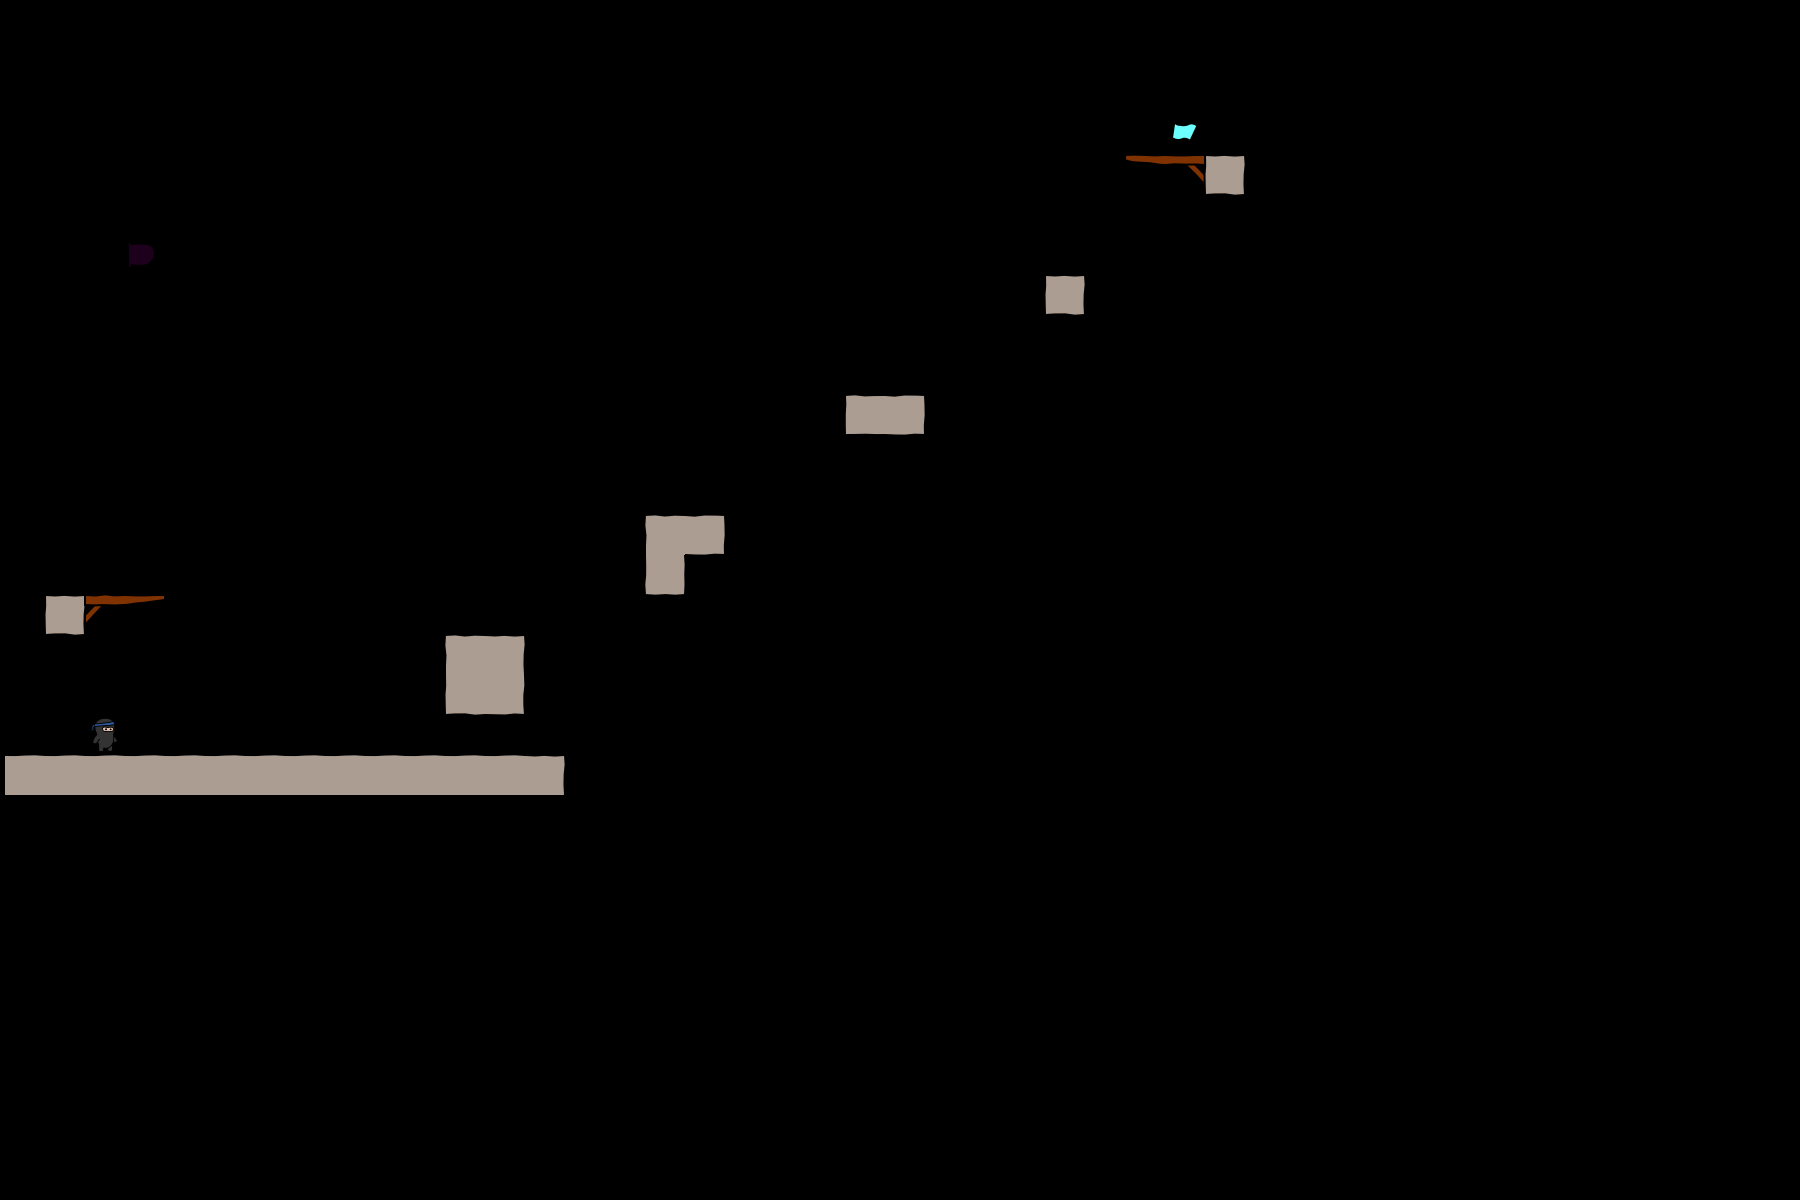

The image is a tile-based game level rendered from a .tmx file. Its description and complete source (layers, tilesets, objects, tile grids) follow:
An orthogonal 45x30 tile map with 40x40 px tiles, 3 tile layers (bg, objects, fg), 2 tilesets.

<map version="1.0" orientation="orthogonal" width="45" height="30" tilewidth="40" tileheight="40">
 <tileset firstgid="1" name="world1" tilewidth="50" tileheight="50">
  <image source="world1.png" width="400" height="400" />
 </tileset>
 <tileset firstgid="65" name="objectpalette" tilewidth="50" tileheight="50">
  <image source="objectpalette.png" width="400" height="400" />
 </tileset>
 <layer name="bg" width="32" height="20">
  <data encoding="csv">  0,0,0,0,0,0,0,0,0,0,0,0,0,0,0,0,0,0,0,0,0,0,0,0,0,0,0,0,0,0,0,0,
  0,0,0,0,0,0,0,0,0,0,0,0,0,0,0,0,0,0,0,0,0,0,0,0,0,0,0,0,0,0,0,0,
  0,0,0,0,0,0,0,0,0,0,0,0,0,0,0,0,0,0,0,0,0,0,0,0,0,0,0,0,0,0,0,0,
  0,0,0,0,0,0,0,0,0,0,0,0,0,0,0,0,0,0,0,0,0,0,0,0,0,0,0,0,0,0,0,0,
  0,0,0,0,0,0,0,0,0,0,0,0,0,0,0,0,0,0,0,0,0,0,0,0,0,0,0,0,14,8,4,0,
  0,0,0,0,0,0,0,0,0,0,0,0,0,0,0,0,0,0,0,0,0,0,0,0,0,0,0,0,0,0,0,0,
  0,0,0,0,0,0,0,0,0,0,0,0,0,0,0,0,0,0,0,0,0,0,0,0,0,0,0,0,0,0,0,0,
  0,0,0,0,0,0,0,0,0,0,0,0,0,0,0,0,0,0,0,0,0,0,0,0,0,0,4,0,0,0,0,0,
  0,0,0,0,0,0,0,0,0,0,0,0,0,0,0,0,0,0,0,0,0,0,0,0,0,0,0,0,0,0,0,0,
  0,0,0,0,0,0,0,0,0,0,0,0,0,0,0,0,0,0,0,0,0,0,0,0,0,0,0,0,0,0,0,0,
  0,0,0,0,0,0,0,0,0,0,0,0,0,0,0,0,0,0,0,0,0,1,3,0,0,0,0,0,0,0,0,0,
  0,0,0,0,0,0,0,0,0,0,0,0,0,0,0,0,0,0,0,0,0,0,0,0,0,0,0,0,0,0,0,0,
  0,0,0,0,0,0,0,0,0,0,0,0,0,0,0,0,0,0,0,0,0,0,0,0,0,0,0,0,0,0,0,0,
  0,0,0,0,0,0,0,0,0,0,0,0,0,0,0,0,9,3,0,0,0,0,0,0,0,0,0,0,0,0,0,0,
  0,0,0,0,0,0,0,0,0,0,0,0,0,0,0,0,28,0,0,0,0,0,0,0,0,0,0,0,0,0,0,0,
  0,4,6,15,0,0,0,0,0,0,0,0,0,0,0,0,0,0,0,0,0,0,0,0,0,0,0,0,0,0,0,0,
  0,0,0,0,0,0,0,0,0,0,0,9,11,0,0,0,0,0,0,0,0,0,0,0,0,0,0,0,0,0,0,0,
  0,0,0,0,0,0,0,0,0,0,0,25,27,0,0,0,0,0,0,0,0,0,0,0,0,0,0,0,0,0,0,0,
  0,0,0,0,0,0,0,0,0,0,0,0,0,0,0,0,0,0,0,0,0,0,0,0,0,0,0,0,0,0,0,0,
  10,10,10,10,10,10,10,10,10,10,10,10,10,11,0,0,0,0,0,0,0,0,0,0,0,0,0,0,0,0,0,0
</data>
 </layer>
 <layer name="objects" width="32" height="20">
  <data encoding="csv">
  0,0,0,0,0,0,0,0,0,0,0,0,0,0,0,0,0,0,0,0,0,0,0,0,0,0,0,0,0,0,0,0,
  0,0,0,0,0,0,0,0,0,0,0,0,0,0,0,0,0,0,0,0,0,0,0,0,0,0,0,0,0,0,0,0,
  0,0,0,0,0,0,0,0,0,0,0,0,0,0,0,0,0,0,0,0,0,0,0,0,0,0,0,0,0,0,0,0,
  0,0,0,0,0,0,0,0,0,0,0,0,0,0,0,0,0,0,0,0,0,0,0,0,0,0,0,0,0,66,0,0,
  0,0,0,0,0,0,0,0,0,0,0,0,0,0,0,0,0,0,0,0,0,0,0,0,0,0,0,0,0,0,0,0,
  0,0,0,0,0,0,0,0,0,0,0,0,0,0,0,0,0,0,0,0,0,0,0,0,0,0,0,0,0,0,0,0,
  0,0,0,77,0,0,0,0,0,0,0,0,0,0,0,0,0,0,0,0,0,0,0,0,0,0,0,0,0,0,0,0,
  0,0,0,0,0,0,0,0,0,0,0,0,0,0,0,0,0,0,0,0,0,0,0,0,0,0,0,0,0,0,0,0,
  0,0,0,0,0,0,0,0,0,0,0,0,0,0,0,0,0,0,0,0,0,0,0,0,0,0,0,0,0,0,0,0,
  0,0,0,0,0,0,0,0,0,0,0,0,0,0,0,0,0,0,0,0,0,0,0,0,0,0,0,0,0,0,0,0,
  0,0,0,0,0,0,0,0,0,0,0,0,0,0,0,0,0,0,0,0,0,0,0,0,0,0,0,0,0,0,0,0,
  0,0,0,0,0,0,0,0,0,0,0,0,0,0,0,0,0,0,0,0,0,0,0,0,0,0,0,0,0,0,0,0,
  0,0,0,0,0,0,0,0,0,0,0,0,0,0,0,0,0,0,0,0,0,0,0,0,0,0,0,0,0,0,0,0,
  0,0,0,0,0,0,0,0,0,0,0,0,0,0,0,0,0,0,0,0,0,0,0,0,0,0,0,0,0,0,0,0,
  0,0,0,0,0,0,0,0,0,0,0,0,0,0,0,0,0,0,0,0,0,0,0,0,0,0,0,0,0,0,0,0,
  0,0,0,0,0,0,0,0,0,0,0,0,0,0,0,0,0,0,0,0,0,0,0,0,0,0,0,0,0,0,0,0,
  0,0,0,0,0,0,0,0,0,0,0,0,0,0,0,0,0,0,0,0,0,0,0,0,0,0,0,0,0,0,0,0,
  0,0,0,0,0,0,0,0,0,0,0,0,0,0,0,0,0,0,0,0,0,0,0,0,0,0,0,0,0,0,0,0,
  0,0,65,0,0,0,0,0,0,0,0,0,0,0,0,0,0,0,0,0,0,0,0,0,0,0,0,0,0,0,0,0,
  0,0,0,0,0,0,0,0,0,0,0,0,0,0,0,0,0,0,0,0,0,0,0,0,0,0,0,0,0,0,0,0
</data>
 </layer>
 <layer name="fg" width="32" height="20">
  <data encoding="csv">
  0,0,0,0,0,0,0,0,0,0,0,0,0,0,0,0,0,0,0,0,0,0,0,0,0,0,0,0,0,0,0,0,
  0,0,0,0,0,0,0,0,0,0,0,0,0,0,0,0,0,0,0,0,0,0,0,0,0,0,0,0,0,0,0,0,
  0,0,0,0,0,0,0,0,0,0,0,0,0,0,0,0,0,0,0,0,0,0,0,0,0,0,0,0,0,0,0,0,
  0,0,0,0,0,0,0,0,0,0,0,0,0,0,0,0,0,0,0,0,0,0,0,0,0,0,0,0,0,0,0,0,
  0,0,0,0,0,0,0,0,0,0,0,0,0,0,0,0,0,0,0,0,0,0,0,0,0,0,0,0,0,0,0,0,
  0,0,0,0,0,0,0,0,0,0,0,0,0,0,0,0,0,0,0,0,0,0,0,0,0,0,0,0,0,0,0,0,
  0,0,0,0,0,0,0,0,0,0,0,0,0,0,0,0,0,0,0,0,0,0,0,0,0,0,0,0,0,0,0,0,
  0,0,0,0,0,0,0,0,0,0,0,0,0,0,0,0,0,0,0,0,0,0,0,0,0,0,0,0,0,0,0,0,
  0,0,0,0,0,0,0,0,0,0,0,0,0,0,0,0,0,0,0,0,0,0,0,0,0,0,0,0,0,0,0,0,
  0,0,0,0,0,0,0,0,0,0,0,0,0,0,0,0,0,0,0,0,0,0,0,0,0,0,0,0,0,0,0,0,
  0,0,0,0,0,0,0,0,0,0,0,0,0,0,0,0,0,0,0,0,0,0,0,0,0,0,0,0,0,0,0,0,
  0,0,0,0,0,0,0,0,0,0,0,0,0,0,0,0,0,0,0,0,0,0,0,0,0,0,0,0,0,0,0,0,
  0,0,0,0,0,0,0,0,0,0,0,0,0,0,0,0,0,0,0,0,0,0,0,0,0,0,0,0,0,0,0,0,
  0,0,0,0,0,0,0,0,0,0,0,0,0,0,0,0,0,0,0,0,0,0,0,0,0,0,0,0,0,0,0,0,
  0,0,0,0,0,0,0,0,0,0,0,0,0,0,0,0,0,0,0,0,0,0,0,0,0,0,0,0,0,0,0,0,
  0,0,0,0,0,0,0,0,0,0,0,0,0,0,0,0,0,0,0,0,0,0,0,0,0,0,0,0,0,0,0,0,
  0,0,0,0,0,0,0,0,0,0,0,0,0,0,0,0,0,0,0,0,0,0,0,0,0,0,0,0,0,0,0,0,
  0,0,0,0,0,0,0,0,0,0,0,0,0,0,0,0,0,0,0,0,0,0,0,0,0,0,0,0,0,0,0,0,
  0,0,0,0,0,0,0,0,0,0,0,0,0,0,0,0,0,0,0,0,0,0,0,0,0,0,0,0,0,0,0,0,
  0,0,0,0,0,0,0,0,0,0,0,0,0,0,0,0,0,0,0,0,0,0,0,0,0,0,0,0,0,0,0,0
</data>
 </layer>
</map>
